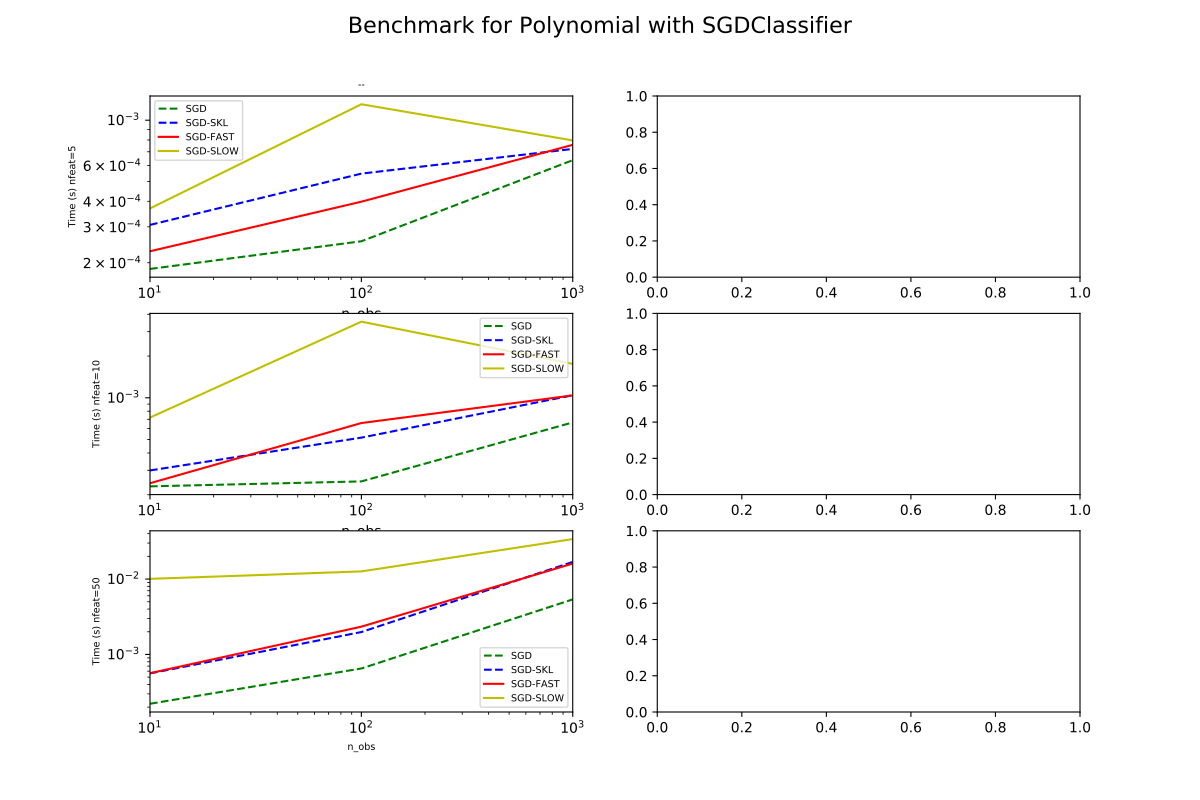

Recreate this plot in Python.
import matplotlib.pyplot as plt
import pandas
name = "../../scikit-learn/results/bench_plot_polynomial_features_partial_fit.csv"
df = pandas.read_csv(name)
plt.close('all')

nrows = max(len(set(df.nfeat)), 2)
ncols = max(1, 2)
fig, ax = plt.subplots(nrows, ncols,
                       figsize=(nrows * 4, ncols * 4))
colors = "gbry"
row = 0
for nfeat in sorted(set(df.nfeat)):
    pos = 0
    for _ in range(1):
        a = ax[row, pos]
        if row == ax.shape[0] - 1:
            a.set_xlabel("N observations", fontsize='x-small')
        if pos == 0:
            a.set_ylabel("Time (s) nfeat={}".format(nfeat),
                         fontsize='x-small')

        subset = df[df.nfeat == nfeat]
        if subset.shape[0] == 0:
            continue
        subset = subset.sort_values("n_obs")

        label = "SGD"
        subset.plot(x="n_obs", y="time_sgd", label=label, ax=a,
                    logx=True, logy=True, c=colors[0], style='--')
        label = "SGD-SKL"
        subset.plot(x="n_obs", y="time_pipe_skl", label=label, ax=a,
                    logx=True, logy=True, c=colors[1], style='--')
        label = "SGD-FAST"
        subset.plot(x="n_obs", y="time_pipe_fast", label=label, ax=a,
                    logx=True, logy=True, c=colors[2])
        label = "SGD-SLOW"
        subset.plot(x="n_obs", y="time_pipe_slow", label=label, ax=a,
                    logx=True, logy=True, c=colors[3])

        a.legend(loc=0, fontsize='x-small')
        if row == 0:
            a.set_title("--", fontsize='x-small')
        pos += 1
    row += 1

plt.suptitle("Benchmark for Polynomial with SGDClassifier", fontsize=16)
